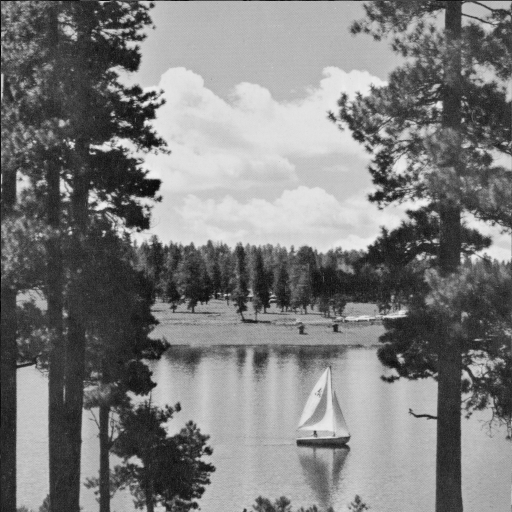
%> input picture LAKE.TIF, 512 x 512 px
$ octave q1_2.m   (GNU Octave 9; MATLAB toolbox functions it lacks are replaced by stand-ins)
%> lines starting %> are read from the running program, lines starting %| are printed output that depends on the picture
### myDCT.m
function X = myDCT(Im, F)
    %Im = double(rgb2gray(Im)); if it is coloured
    %Im = uint8(Im);
    X = F*Im*F.';
    %imshow(X)
end

### myDCT_quantization.m
function imqDCT = myDCT_quantization(imDCT,qm,c)
    %imqDCT =round( (imDCT*(qm^(-1)))/c );
    imqDCT =round(imDCT./(c*qm));
    %imqDCT = floor(2*imqDCT) - floor(imqDCT);
end

### myDCT_dequantization.m
function imDCT = myDCT_dequantization(imqDCT, qm, c)
    imDCT = imqDCT.*(c*qm);
end

### myIDCT.m
function X = myIDCT(Im,F)
    % if coloured
    %Im = double(Im);
    X = F.'*Im*F;
    %imshow(X)
end

### create_mat_dct.m
function F = create_mat_dct(N)
    ind = 0:(N-1);
    [X,Y] = meshgrid(ind,ind);
    F = sqrt(2/N)*cos( (pi*(2.*X+1).*Y)/(2*N) );
    F(1,:) = F(1,:)/sqrt(2);
end

### q1_2.m
clear;clc;
im = uint8(imread('LAKE.tif'));
%> im is the input picture: size 512x512 uint8; min 1, max 239, mean 124.7
im1 = im(420:427,45:52);
%> im1 = [196 202 195 192 126 76 55 42; 195 198 197 189 133 78 57 51; 199 200 199 194 149 83 54 43; 193 201 193 195 157 80 52 55; 200 195 202 197 149 71 49 60; 192 204 201 197 139 65 59 45; 191 193 198 192 127 67 60 58; 193 192 199 190 127 72 74 62]
im2 = im(427:434, 298:305);
%> im2 = [188 194 186 173 164 169 180 187; 186 173 153 158 172 195 204 211; 177 164 176 186 207 210 216 216; 178 179 197 197 196 205 201 206; 158 179 173 186 183 184 194 187; 171 158 177 180 185 179 178 182; 176 174 183 177 174 180 176 181; 183 184 170 180 177 172 182 174]
im3 = im(30:37,320:327);
%> im3 = [180 186 184 178 186 182 186 188; 185 183 182 189 179 187 189 181; 177 185 183 177 183 180 181 185; 182 181 183 182 182 181 185 182; 186 182 183 186 182 186 183 183; 180 185 183 182 188 180 185 185; 184 179 185 185 178 186 182 181; 180 182 179 180 182 176 180 182]
figure(1);
utility(im1);
%> in myDCT, `X = F*Im*F.';`: X = [1106.1 476.1 -119.6 -85.9 50.87 15.94 -24.47 -1.37; -0.601 11.26 -8.94 15.64 -3 -8.27 3.77 -6.64; -11.78 -5.54 17.63 -5.79 -16.67 17.65 -0.0936 -6.62; -7.68 11.02 0.877 -8.38 -0.00876 2.33 -3.32 -2.58; 4.38 -5.17 1.95 0.638 5.63 -2.54 1.76 -0.299; -3.44 1.17 -3.98 2.78 -0.639 -3.03 -3.12 -3.73; 2.58 7.78 -6.09 4.73 -5.95 2.76 -5.88 1.3; 0.232 2.81 1.08 -0.471 4.27 2.56 7.73 0.657]
%> in utility, `mD = myDCT(double(X),create_mat_dct(8));`: mD has the same summary as X in myDCT
%> in myDCT_quantization, `imqDCT =round(imDCT./(c*qm));`: imqDCT = [35 22 -6 -3 1 0 0 0; 0 0 0 0 0 0 0 0; 0 0 1 0 0 0 0 0; 0 0 0 0 0 0 0 0; 0 0 0 0 0 0 0 0; 0 0 0 0 0 0 0 0; 0 0 0 0 0 0 0 0; 0 0 0 0 0 0 0 0]
%> in utility, `qD = myDCT_quantization(mD,Lum,2);`: qD has the same summary as imqDCT in myDCT_quantization
%> in myDCT_dequantization, `imDCT = imqDCT.*(c*qm);`: imDCT = [1120 484 -120 -96 48 0 0 0; 0 0 0 0 0 0 0 0; 0 0 32 0 0 0 0 0; 0 0 0 0 0 0 0 0; 0 0 0 0 0 0 0 0; 0 0 0 0 0 0 0 0; 0 0 0 0 0 0 0 0; 0 0 0 0 0 0 0 0]
%> in utility, `mm = myDCT_dequantization(qD,Lum,2);`: mm has the same summary as imDCT in myDCT_dequantization
%> in myIDCT, `X = F.'*Im*F;`: X = [203 203.2 203.5 184.9 132.6 75.11 54.26 63.42; 199 201.5 205.1 188.9 136.6 76.77 52.6 59.42; 193.4 199.2 207.5 194.5 142.3 79.11 50.26 53.77; 189.4 197.5 209.1 198.5 146.3 80.77 48.6 49.77; 189.4 197.5 209.1 198.5 146.3 80.77 48.6 49.77; 193.4 199.2 207.5 194.5 142.3 79.11 50.26 53.77; 199 201.5 205.1 188.9 136.6 76.77 52.6 59.42; 203 203.2 203.5 184.9 132.6 75.11 54.26 63.42]
%> in utility, `m =  myIDCT(mm,create_mat_dct(8));`: m has the same summary as X in myIDCT
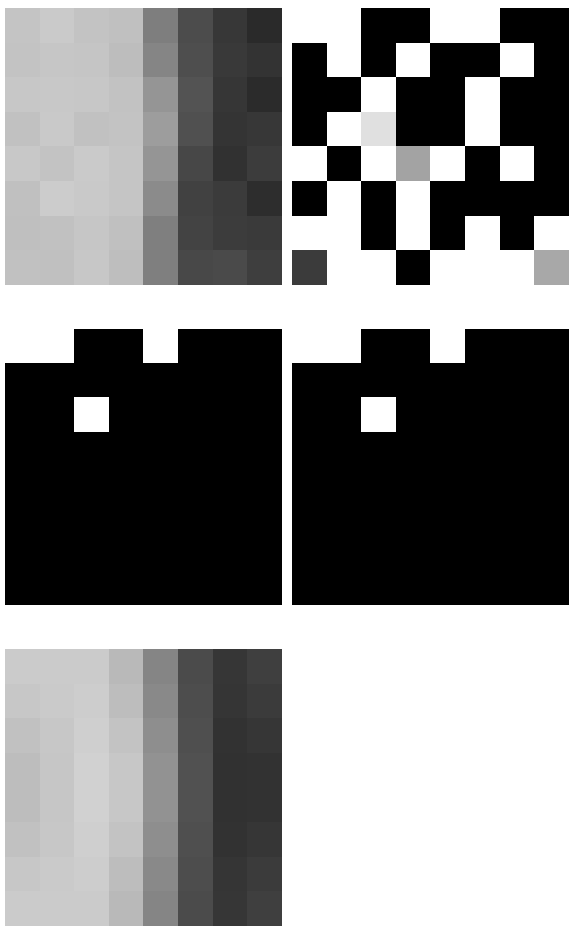
%> figure redrawn from the program's plot data, 5 panels
figure(2);
utility(im2);
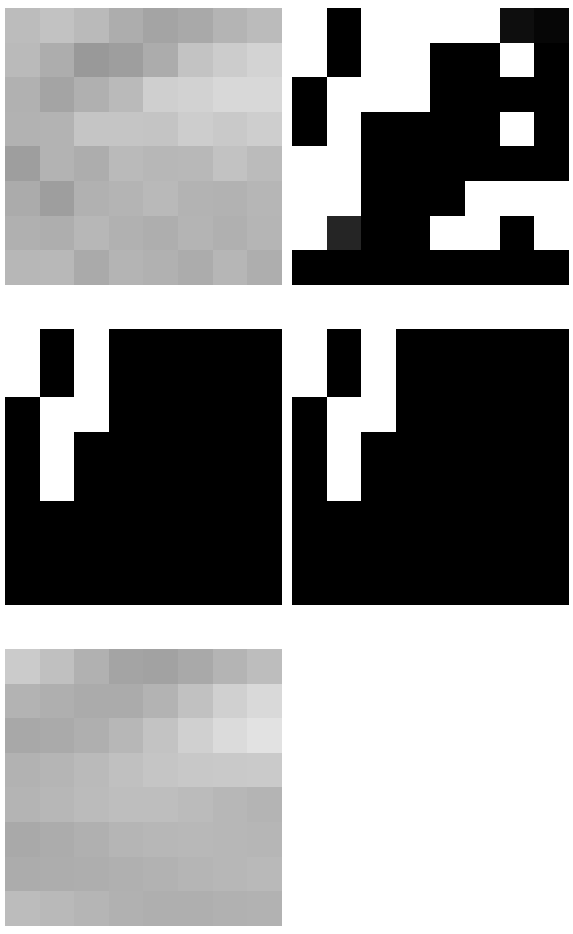
%> figure redrawn from the program's plot data, 5 panels
figure(3);
utility(im3);
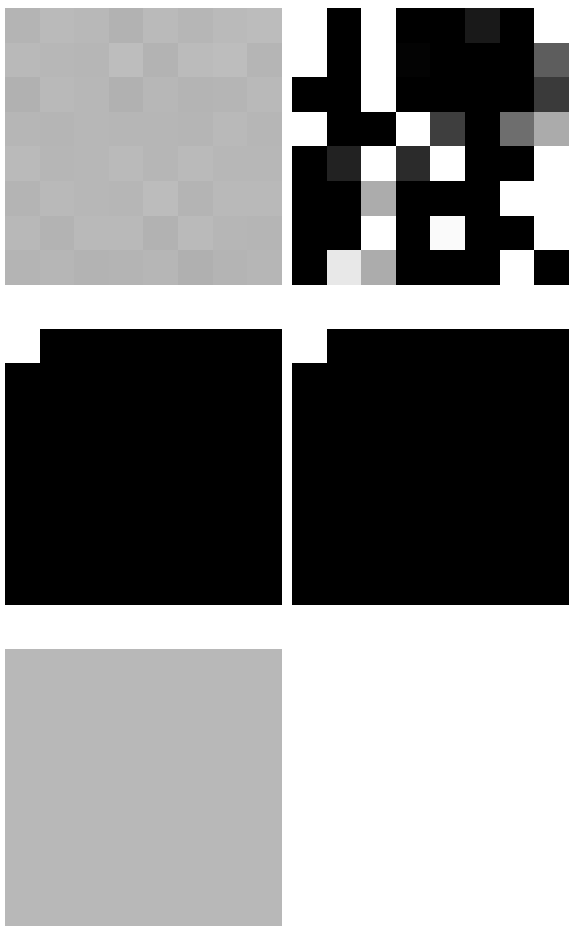
%> figure redrawn from the program's plot data, 5 panels

function m = utility(X)
    subplot(3,2,1), imshow(X);
    mD = myDCT(double(X),create_mat_dct(8));
    Lum = [ [ 16,12,14,14,18,24,49,72]
            [ 11,12,13,17,22,35,64,92]
            [ 10,14,16,22,37,55,78,95]
            [ 16,19,24,29,56,64,87,98]
            [ 24,26,40,51,68,81,103,112]
            [ 40,58,57,87,109,104,121,100]
            [ 51,60,69,80,103,113,120,103]
            [ 61,55,56,62,77,92,101,99]]';
     qD = myDCT_quantization(mD,Lum,2);
     mm = myDCT_dequantization(qD,Lum,2);
     m =  myIDCT(mm,create_mat_dct(8));
     subplot(3,2,2), imshow(mD);
     subplot(3,2,3), imshow(qD);
     subplot(3,2,4), imshow(mm);
     subplot(3,2,5), imshow(uint8(m));
end
